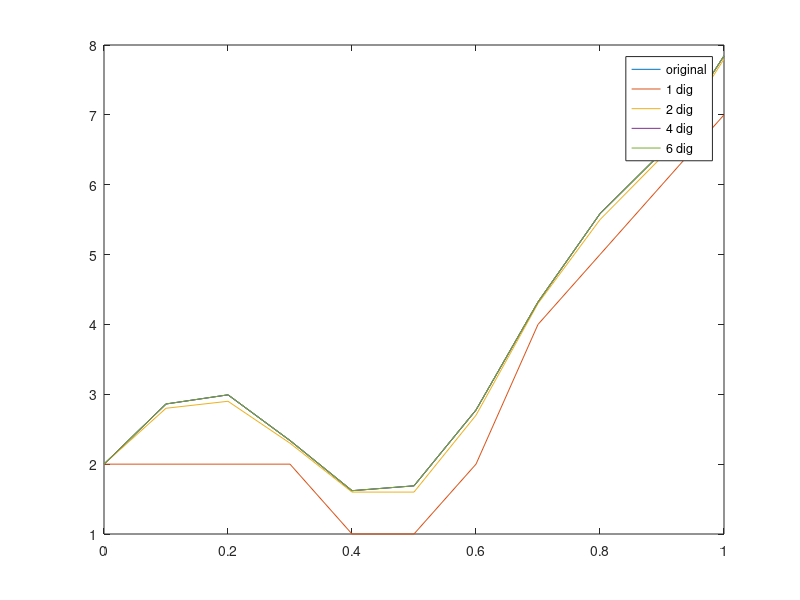

Write MATLAB code to recreate this figure.
%% Ejercicio 1.4
close all; clear all; clc

t = 0:0.1:1; % instantes de medicion 
x = [1; 1; 1]; % valores verdaderos de x1, x2, x3
m = length(t); % cantidad de mediciones

H = [ones(m,1) sin(10.*t') exp(2 .* t'.^2)]; % matriz de observacion

% y = x(1) + x(2) .* sin(10.*t) + x(3) .* exp(2 .* t.^2);
% Lo siguiente equivale a lo anterior
y = H * x; % mediciones sin error

% mediciones truncadas (simulando errores de medición)
y1dig = floor(y*10^(1-1))/10^(1-1);    % valores truncados a un digito
y2dig = floor(y*10^(2-1))/10^(2-1);    % valores truncados a dos digitos
y4dig = floor(y*10^(4-1))/10^(4-1);    % valores truncados a cuatro digitos
y6dig = floor(y*10^(6-1))/10^(6-1);    % valores truncados a cuatro digitos

% norma del error en las mediciones
error1dig = norm(y - y1dig);
error2dig = norm(y - y2dig);
error4dig = norm(y - y4dig);
error6dig = norm(y - y6dig);

% Estimación de las x a partir de las mediciones con distinto ruido
x1dig = inv(H'*H) * H' * y1dig;
x2dig = inv(H'*H) * H' * y2dig;
x4dig = inv(H'*H) * H' * y4dig;
x6dig = inv(H'*H) * H' * y6dig;

% Error en las estimaciones de x1, x2 y x3 para comparar con los valores
% reales [1; 1; 1]
errorx1dig = norm(x - x1dig);
errorx2dig = norm(x - x2dig);
errorx4dig = norm(x - x4dig);
errorx6dig = norm(x - x6dig);

disp(['Con las mediciones truncadas a 1 digito se obtuvo el siguiente ' ...
      'error en la estimacion de x:'])
disp(errorx1dig)
disp(['Con las mediciones truncadas a 2 digitos se obtuvo el siguiente '...
      'error en la estimacion de x:'])
disp(errorx2dig)
disp(['Con las mediciones truncadas a 4 digitos se obtuvo el siguiente '...
      'error en la estimacion de x:'])
disp(errorx4dig)
disp(['Con las mediciones truncadas a 6 digitos se obtuvo el siguiente '...
      'error en la estimacion de x:'])
disp(errorx6dig)


% Grafica de los valores medidos con y sin error
plot(t,y,t,y1dig,t,y2dig,t,y4dig,t,y6dig)
legend('original','1 dig','2 dig','4 dig','6 dig')
